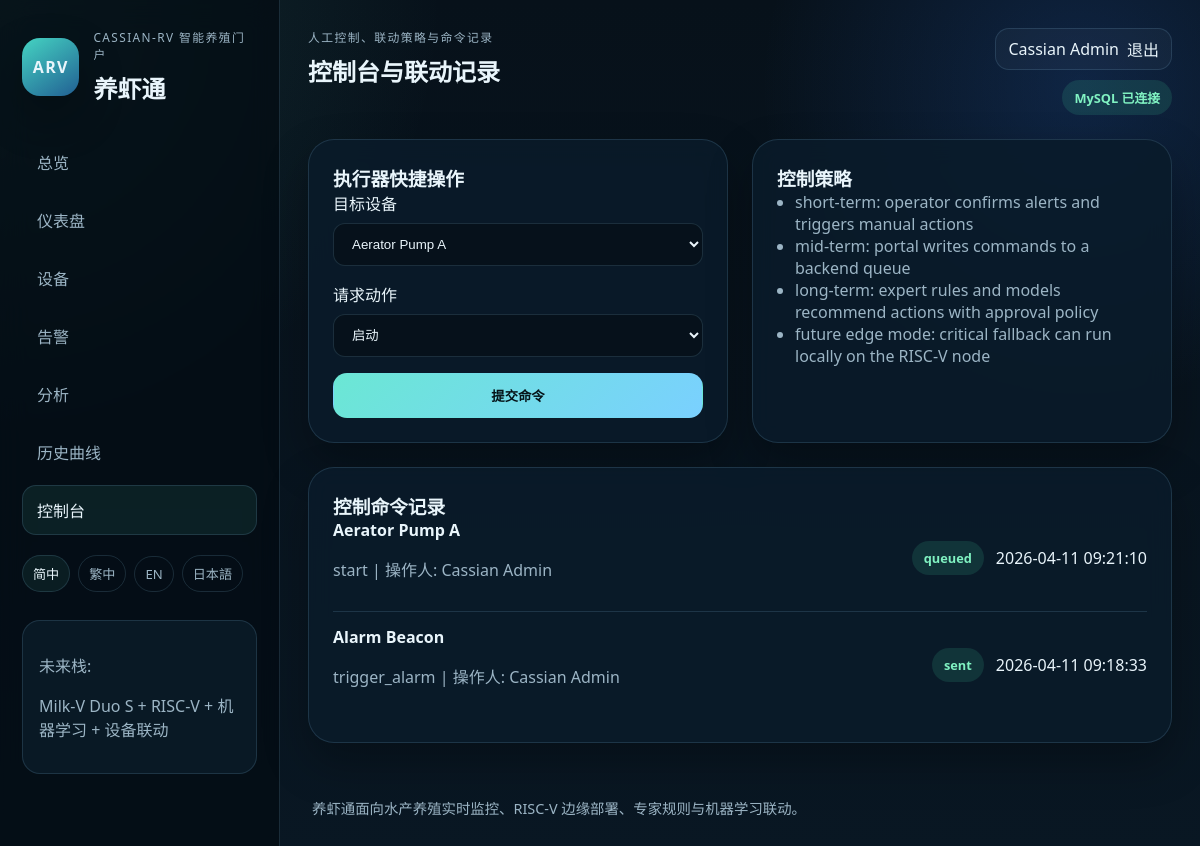
/control.php (signed in), run on the app's committed database.
### tables this page shows
CREATE TABLE IF NOT EXISTS control_commands (
	id INT AUTO_INCREMENT PRIMARY KEY,
	device_name VARCHAR(120) NOT NULL,
	action_name VARCHAR(64) NOT NULL,
	operator_name VARCHAR(120) NOT NULL,
	command_status VARCHAR(32) NOT NULL DEFAULT 'queued',
	issued_at DATETIME NOT NULL,
	created_at TIMESTAMP DEFAULT CURRENT_TIMESTAMP
);

### app/lib/i18n.php (called while the page is built, shortened)
<?php
function current_locale()
{
	return isset($_SESSION['locale']) ? $_SESSION['locale'] : 'zh-CN';
}
function t($key)
{
	$locale = current_locale();
	$catalog = translation_catalog();
	if (isset($catalog[$locale][$key]))
		return $catalog[$locale][$key];
	return $key;
}
function translation_catalog()
{
	return include __DIR__ . '/../translations.php';
}

### app/lib/helpers.php (called while the page is built, shortened)
<?php
function h($value)
{
	return htmlspecialchars((string) $value, ENT_QUOTES, 'UTF-8');
}
function format_status_class($status)
{
	$status = strtolower((string) $status);
	if ($status === 'healthy' || $status === 'online' || $status === 'normal' || $status === 'queued' || $status === 'sent')
		return 'status-healthy';
	return 'status-neutral';
}

### app/lib/repositories.php (called while the page is built, shortened)
<?php
function fetch_control_commands(array $config, $limit = 10)
{
	$pdo = get_pdo($config);
	$statement = $pdo->prepare(
		"SELECT device_name, action_name, operator_name, command_status, issued_at
		 FROM control_commands
		 ORDER BY issued_at DESC
		 LIMIT :limit_value"
	);
	$statement->bindValue(':limit_value', (int) $limit, PDO::PARAM_INT);
	try {
		$statement->execute();
		$rows = $statement->fetchAll();
	} catch (Throwable $exception) {
		return sample_control_commands();
	}
	return $rows ?: sample_control_commands();
}

### public/control.php (the view, shortened to what this page needs)
<?php
require_once __DIR__ . '/../app/bootstrap.php';
$commands = fetch_control_commands($config, 10);
require __DIR__ . '/partials/header.php';
?>
<section class="grid-two">
	<div class="content-card">
		<h3><?= h(t('actuator_quick_actions')); ?></h3>
		<form class="control-form" method="post">
			<label>
				<span><?= h(t('target_device')); ?></span>
				<select name="device">
					<option value="Aerator Pump A">Aerator Pump A</option>
				</select>
			</label>
			<label>
				<span><?= h(t('requested_action')); ?></span>
				<select name="action">
					<option value="start"><?= h(t('start')); ?></option>
				</select>
			</label>
			<button class="button-primary" type="submit"><?= h(t('queue_simulated_action')); ?></button>
		</form>
	</div>
	<div class="content-card">
		<h3><?= h(t('control_strategy')); ?></h3>
		<ul class="plain-list">
			<li>short-term: operator confirms alerts and triggers manual actions</li>
			<li>mid-term: portal writes commands to a backend queue</li>
			<li>long-term: expert rules and models recommend actions with approval policy</li>
			<li>future edge mode: critical fallback can run locally on the RISC-V node</li>
		</ul>
	</div>
</section>
<section class="content-card">
	<h3><?= h(t('command_history')); ?></h3>
	<?php foreach ($commands as $command): ?>
		<div class="table-row">
			<div>
				<strong><?= h($command['device_name']); ?></strong>
				<p><?= h($command['action_name']); ?> | <?= h(t('operator')); ?>: <?= h($command['operator_name']); ?></p>
			</div>
			<div class="table-row-meta">
				<span class="pill <?= h(format_status_class($command['command_status'])); ?>"><?= h($command['command_status']); ?></span>
				<span><?= h($command['issued_at']); ?></span>
			</div>
		</div>
	<?php endforeach; ?>
</section>
<?php require __DIR__ . '/partials/footer.php'; ?>

### public/assets/css/styles.css (style rules this page uses)
:root { --bg: #08121d; --panel: rgba(10, 27, 42, 0.86); --panel-strong: #0b2233; --line: rgba(122, 177, 210, 0.18); --text: #e9f5fb; --muted: #9cb5c5; --accent: #5bd6c3; --accent-deep: #0ea5a1; --warning: #ffb84c; --critical: #ff6b6b; --healthy: #41d39b; --neutral: #7bb0d4; --shadow: 0 20px 45px rgba(0, 0, 0, 0.28); }
* { box-sizing: border-box; }
body { margin: 0; font-family: "Segoe UI", "Helvetica Neue", sans-serif; color: var(--text); background: radial-gradient(circle at top left, rgba(91, 214, 195, 0.14), transparent 30%), radial-gradient(circle at 90% 10%, rgba(50, 124, 255, 0.18), transparent 24%), linear-gradient(180deg, #07111a 0%, #091723 100%); }
.sidebar h1, .topbar h2, .hero-copy h3, .content-card h3 { margin: 0; }
.pill { display: inline-flex; align-items: center; padding: 8px 12px; border-radius: 999px; font-size: 0.8rem; font-weight: 600; }
.status-healthy { background: rgba(65, 211, 155, 0.14); color: #80f2c2; }
.hero-panel, .content-card, .stat-card { border: 1px solid var(--line); border-radius: 26px; background: var(--panel); box-shadow: var(--shadow); backdrop-filter: blur(12px); }
.button-primary, .button-secondary, button { display: inline-flex; align-items: center; justify-content: center; padding: 12px 18px; border-radius: 14px; font-weight: 700; border: 1px solid transparent; cursor: pointer; }
.button-primary, button { color: #051217; background: linear-gradient(135deg, #6be7d4, #7ad0ff); }
.grid-two { display: grid; grid-template-columns: repeat(2, minmax(0, 1fr)); gap: 24px; margin-bottom: 24px; }
.content-card { padding: 24px; }
.metric-footer, .alert-detail-header, .table-row, .table-row-meta, .action-line { display: flex; align-items: center; justify-content: space-between; gap: 12px; }
.table-row, .alert-row { padding: 14px 0; border-top: 1px solid var(--line); }
.table-row:first-of-type, .alert-row:first-of-type { border-top: 0; padding-top: 0; }
.subtle-text, .content-card p, .feature-box p, .prediction-card p, .alert-detail-card p, .footer, .plain-list { color: var(--muted); }
.plain-list { margin: 0; padding-left: 18px; }
.control-form { display: grid; gap: 16px; }
.control-form label { display: grid; gap: 8px; }
.control-form select { padding: 12px 14px; border-radius: 12px; border: 1px solid var(--line); background: rgba(7, 17, 26, 0.8); color: var(--text); }

### data on the page
control_commands: device_name "Aerator Pump A", action_name "start", operator_name "Cassian Admin", command_status "queued", issued_at "2026-04-11 09:21:10"
control_commands: device_name "Alarm Beacon", action_name "trigger_alarm", operator_name "Cassian Admin", command_status "sent", issued_at "2026-04-11 09:18:33"

### other printed values
t('brand_subtitle') "CASSIAN-RV 智能养殖门户"
t('brand_name') "养虾通"
t('nav_overview') "总览"
t('nav_dashboard') "仪表盘"
t('nav_devices') "设备"
t('nav_alerts') "告警"
t('nav_analytics') "分析"
t('nav_history') "历史曲线"
t('nav_control') "控制台"
$locale_label "简中"
$locale_label "繁中"
$locale_label "EN"
$locale_label "日本語"
t('future_stack') "未来栈"
t('stack_note') "Milk-V Duo S + RISC-V + 机器学习 + 设备联动"
